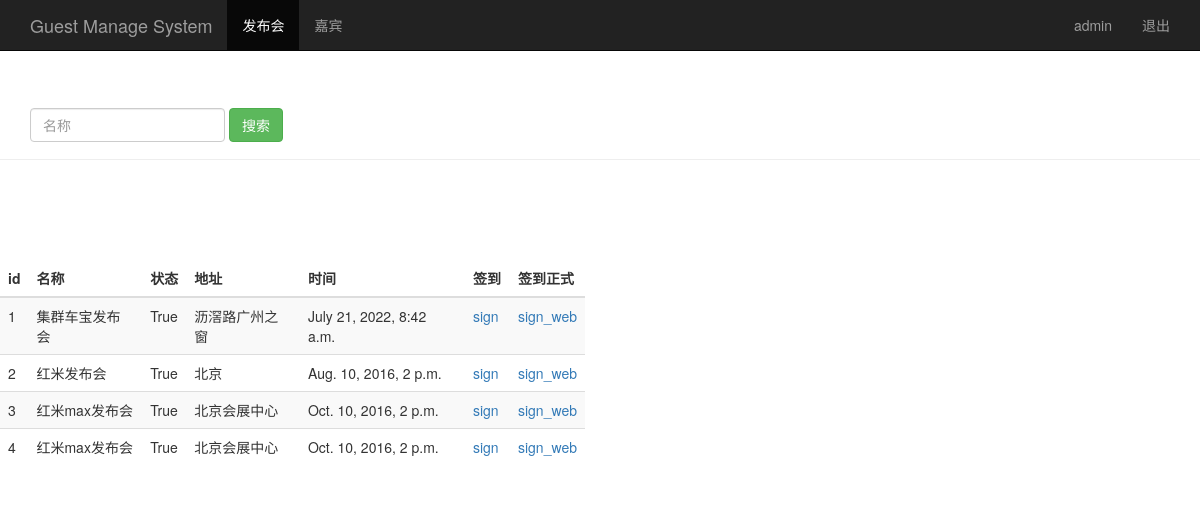
The page /event_manage/ (signed in) on the database its author committed.
### sign/models/event.py (models this page shows, shortened)
class Event(models.Model):
    name = models.CharField(max_length=100)            # 发布会标题
    limit = models.IntegerField()                      # 限制人数
    status = models.BooleanField()                     # 状态
    address = models.CharField(max_length=200)         # 地址
    start_time = models.DateTimeField('events time')   # 发布会时间
    create_time = models.DateTimeField(auto_now=True)  # 创建时间（自动获取当前时间）

### sign/views.py (the view)
# urls.py: path(r'event_manage/', views.event_manage),
@login_required
def event_manage(request):
    event_list = Event.objects.all()
    username = request.session.get('user', '')
    return render(request, "event_manage.html", {"user": username,
                                                 "events": event_list})

### templates/event_manage.html (shortened to what this page needs)
<!DOCTYPE html>
<html lang="zh-CN">
<head>
    {% load bootstrap3 %}
    {% bootstrap_css %}
</head>
<body role="document">
<nav class="navbar navbar-inverse navbar-fixed-top">
    <div class="container">
        <div class="navbar-header">
            <a class="navbar-brand" href="/event_manage/">Guest Manage System</a>
        </div>
        <div id="navbar" class="ui-icon-folder-collapsed">
            <ul class="nav navbar-nav">
                <li class="active"><a href="#">发布会</a></li>
                <li><a href="/guest_manage/">嘉宾</a></li>
            </ul>
            <ul class="nav navbar-nav navbar-right">
                <li><a href="#">{{ user }}</a></li>
                <li><a href="/logout">退出</a></li>
            </ul>
        </div>
    </div>
</nav>
<div class="page-header" style="padding-top: 60px">
    <div id="navbar" class="navbar-collapse collapse">
        <form class="navbar-form" method="get" action="/search_name">
            <div class="form-group">
                <input name="name" type="text" placeholder="名称" class="form-control">
            </div>
            <button type="submit" class="btn btn-success">搜索</button>
        </form>
    </div>
</div>
<div class="row" style="padding-top: 80px;">
    <div class="col-md-6">
        <table class="table table-striped">
            <thead>
            <tr>
                <th>id</th>
                <th>名称</th>
                <th>状态</th>
                <th>地址</th>
                <th>时间</th>
                <th style="width: 45px;">签到</th>
                <th>签到正式</th>
            </tr>
            </thead>
            <tbody>
            {% for event in events %}
                <tr>
                    <td>{{ event.id }}</td>
                    <td>{{ event.name }}</td>
                    <td>{{ event.status }}</td>
                    <td>{{ event.address }}</td>
                    <td>{{ event.start_time }}</td>
                    <td><a href="/sign_index/{{ event.id }}/" target="{{ event.id }}_blank">sign</a></td>
                    <td><a href="/sign_index2/{{ event.id }}/" target="{{ event.id }}_blank">sign_web</a></td>
                </tr>
            {% endfor %}
            </tbody>
        </table>
    </div>
</div>
</body>
</html>

### rows shown on the page
Event: id "1", name "集群车宝发布会", status "True", address "沥滘路广州之窗", start_time "July 21, 2022, 8:42 a.m."
Event: id "2", name "红米发布会", status "True", address "北京", start_time "Aug. 10, 2016, 2 p.m."
Event: id "3", name "红米max发布会", status "True", address "北京会展中心", start_time "Oct. 10, 2016, 2 p.m."
Event: id "4", name "红米max发布会", status "True", address "北京会展中心", start_time "Oct. 10, 2016, 2 p.m."

### other values the page prints
{{ user }} "admin"
